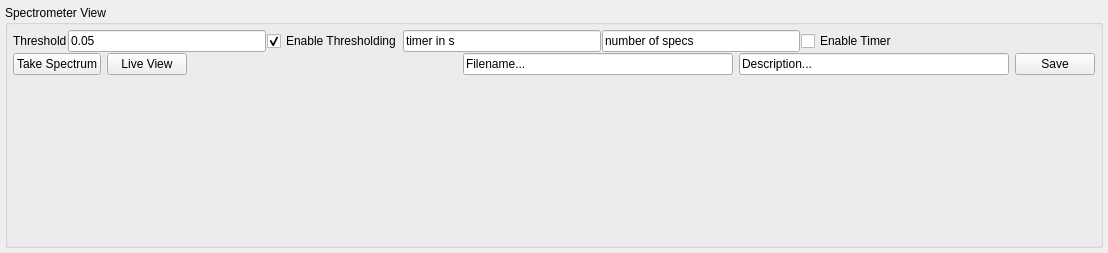
<?xml version="1.0" encoding="UTF-8"?>
<ui version="4.0">
 <class>spectrometer_view</class>
 <widget class="QWidget" name="spectrometer_view">
  <property name="geometry">
   <rect>
    <x>0</x>
    <y>0</y>
    <width>1108</width>
    <height>253</height>
   </rect>
  </property>
  <property name="windowTitle">
   <string>Form</string>
  </property>
  <layout class="QVBoxLayout" name="verticalLayout_2">
   <property name="leftMargin">
    <number>5</number>
   </property>
   <property name="topMargin">
    <number>5</number>
   </property>
   <property name="rightMargin">
    <number>5</number>
   </property>
   <property name="bottomMargin">
    <number>5</number>
   </property>
   <item>
    <widget class="QGroupBox" name="spectrometer_display">
     <property name="sizePolicy">
      <sizepolicy hsizetype="Expanding" vsizetype="Expanding">
       <horstretch>0</horstretch>
       <verstretch>0</verstretch>
      </sizepolicy>
     </property>
     <property name="title">
      <string>Spectrometer View</string>
     </property>
     <layout class="QVBoxLayout" name="display_layout">
      <property name="spacing">
       <number>1</number>
      </property>
      <property name="leftMargin">
       <number>5</number>
      </property>
      <property name="topMargin">
       <number>5</number>
      </property>
      <property name="rightMargin">
       <number>5</number>
      </property>
      <property name="bottomMargin">
       <number>5</number>
      </property>
      <item>
       <layout class="QHBoxLayout" name="threshold_layout">
        <property name="topMargin">
         <number>0</number>
        </property>
        <item>
         <widget class="QLabel" name="threshold_label">
          <property name="text">
           <string>Threshold</string>
          </property>
         </widget>
        </item>
        <item>
         <widget class="QLineEdit" name="threshold">
          <property name="sizePolicy">
           <sizepolicy hsizetype="Expanding" vsizetype="Preferred">
            <horstretch>0</horstretch>
            <verstretch>0</verstretch>
           </sizepolicy>
          </property>
          <property name="minimumSize">
           <size>
            <width>35</width>
            <height>0</height>
           </size>
          </property>
          <property name="text">
           <string>0.05</string>
          </property>
         </widget>
        </item>
        <item>
         <widget class="QCheckBox" name="enable_threshold">
          <property name="sizePolicy">
           <sizepolicy hsizetype="Preferred" vsizetype="Preferred">
            <horstretch>0</horstretch>
            <verstretch>0</verstretch>
           </sizepolicy>
          </property>
          <property name="text">
           <string>Enable Thresholding</string>
          </property>
          <property name="checked">
           <bool>true</bool>
          </property>
         </widget>
        </item>
        <item>
         <widget class="QLineEdit" name="timeedit">
          <property name="text">
           <string>timer in s</string>
          </property>
         </widget>
        </item>
        <item>
         <widget class="QLineEdit" name="specnumedit">
          <property name="text">
           <string>number of specs</string>
          </property>
         </widget>
        </item>
        <item>
         <widget class="QCheckBox" name="timercheck">
          <property name="text">
           <string>Enable Timer</string>
          </property>
         </widget>
        </item>
        <item>
         <spacer name="horizontalSpacer">
          <property name="orientation">
           <enum>Qt::Horizontal</enum>
          </property>
          <property name="sizeHint" stdset="0">
           <size>
            <width>100</width>
            <height>20</height>
           </size>
          </property>
         </spacer>
        </item>
       </layout>
      </item>
      <item>
       <layout class="QGridLayout" name="limits_layout">
        <property name="topMargin">
         <number>0</number>
        </property>
        <property name="verticalSpacing">
         <number>1</number>
        </property>
       </layout>
      </item>
      <item>
       <layout class="QHBoxLayout" name="button_layout">
        <property name="spacing">
         <number>6</number>
        </property>
        <property name="leftMargin">
         <number>0</number>
        </property>
        <property name="topMargin">
         <number>0</number>
        </property>
        <item>
         <widget class="QPushButton" name="take_spectrum_button">
          <property name="sizePolicy">
           <sizepolicy hsizetype="Fixed" vsizetype="Fixed">
            <horstretch>0</horstretch>
            <verstretch>0</verstretch>
           </sizepolicy>
          </property>
          <property name="toolTip">
           <string>Read a single spectrum and update the graph</string>
          </property>
          <property name="text">
           <string>Take Spectrum</string>
          </property>
         </widget>
        </item>
        <item>
         <widget class="QPushButton" name="live_button">
          <property name="sizePolicy">
           <sizepolicy hsizetype="Fixed" vsizetype="Fixed">
            <horstretch>0</horstretch>
            <verstretch>0</verstretch>
           </sizepolicy>
          </property>
          <property name="toolTip">
           <string>Continuously read spectra and update the graph</string>
          </property>
          <property name="text">
           <string>Live View</string>
          </property>
          <property name="checkable">
           <bool>true</bool>
          </property>
         </widget>
        </item>
        <item>
         <spacer name="horizontalSpacer_3">
          <property name="orientation">
           <enum>Qt::Horizontal</enum>
          </property>
          <property name="sizeHint" stdset="0">
           <size>
            <width>40</width>
            <height>20</height>
           </size>
          </property>
         </spacer>
        </item>
        <item>
         <widget class="QLineEdit" name="filename_lineEdit">
          <property name="text">
           <string>Filename...</string>
          </property>
         </widget>
        </item>
        <item>
         <widget class="QLineEdit" name="description">
          <property name="text">
           <string>Description...</string>
          </property>
         </widget>
        </item>
        <item>
         <widget class="QPushButton" name="save_button">
          <property name="sizePolicy">
           <sizepolicy hsizetype="Fixed" vsizetype="Fixed">
            <horstretch>0</horstretch>
            <verstretch>0</verstretch>
           </sizepolicy>
          </property>
          <property name="text">
           <string>Save</string>
          </property>
         </widget>
        </item>
       </layout>
      </item>
      <item>
       <widget class="QWidget" name="figure_widget" native="true">
        <property name="sizePolicy">
         <sizepolicy hsizetype="Expanding" vsizetype="Expanding">
          <horstretch>0</horstretch>
          <verstretch>0</verstretch>
         </sizepolicy>
        </property>
       </widget>
      </item>
     </layout>
    </widget>
   </item>
  </layout>
 </widget>
 <resources/>
 <connections/>
</ui>
